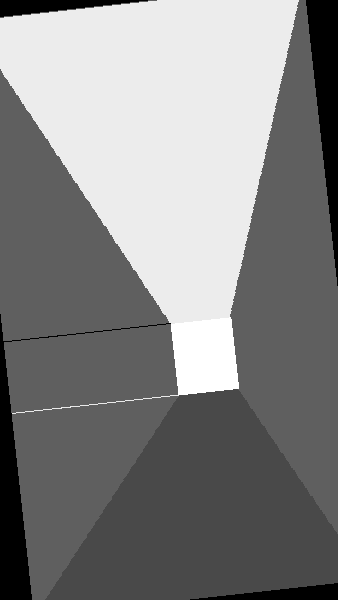
#> input picture data/best-predictions/out0001.png-best.png, 338 x 600 px, found by its file name
$ python main.py   (older library calls are emulated)
#> lines starting #> are read from the running program, lines starting #| are printed output that depends on the picture
import cv2
import numpy as np

def auto_canny(image, sigma=0.33):
	# compute the median of the single channel pixel intensities
	v = np.median(image)

	# apply automatic Canny edge detection using the computed median
	lower = int(max(0, (1.0 - sigma) * v))
	upper = int(min(255, (1.0 + sigma) * v))
	edged = cv2.Canny(image, lower, upper)

	return edged

	# return the edged image
	return edged
x = cv2.imread('data/out0001.png-best.png')
#> x is the input picture: shape (600, 338, 3); min 0, max 255, mean 131.9
x = cv2.cvtColor(x, cv2.COLOR_BGR2GRAY)
#> x: shape (600, 338)
x = cv2.medianBlur(x, 3)
x = 255-auto_canny(x)
#> in auto_canny, `v = np.median(image)`: v = 95
#> in auto_canny, `lower = int(max(0, (1.0 - sigma) * v))`: lower = 63
#> in auto_canny, `upper = int(min(255, (1.0 + sigma) * v))`: upper = 126
#> in auto_canny, `edged = cv2.Canny(image, lower, upper)`:
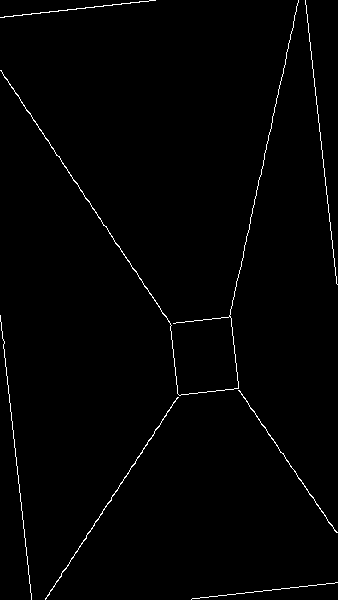
#> edged: shape (600, 338); 1.1% white in thin lines or dots
#> x: shape (600, 338); 98.9% white; black in thin lines or dots
cv2.imwrite('test1.png', x)
x = cv2.distanceTransform(x, cv2.cv.CV_DIST_L2, 3)
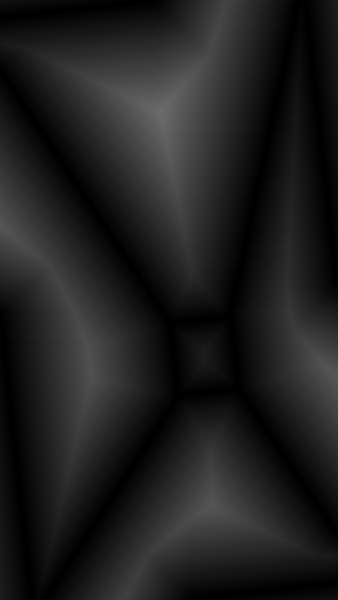
#> x: shape (600, 338) float32; min 0, max 108.1, mean 31.7
cv2.imwrite('test2.png', x)

$ run again, with data/best-predictions/out0002.png-best.png copied over data/best-predictions/out0001.png-best.png
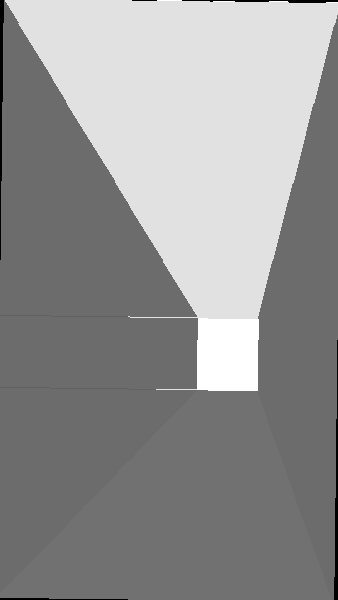
#> input picture data/best-predictions/out0002.png-best.png, 338 x 600 px, found by its file name
#> x is the input picture: shape (600, 338, 3); min 0, max 255, mean 147.6
#> v = 113
#> lower = 75
#> upper = 150
#> in auto_canny, `edged = cv2.Canny(image, lower, upper)`:
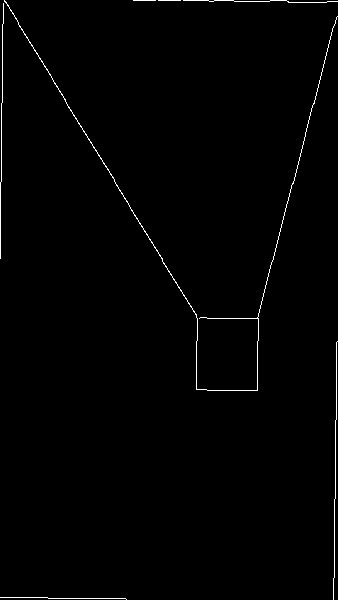
#> edged: shape (600, 338); 0.89% white in thin lines or dots
#> `x = cv2.distanceTransform(x, cv2.cv.CV_DIST_L2, 3)`:
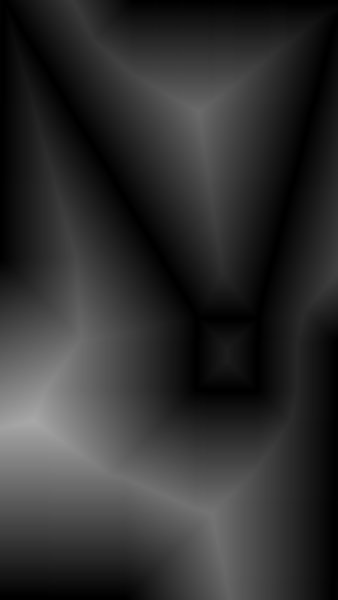
#> x: shape (600, 338) float32; min 0, max 168.4, mean 47.7

$ run again, with data/best-predictions/out0003.png-best.png copied over data/best-predictions/out0001.png-best.png
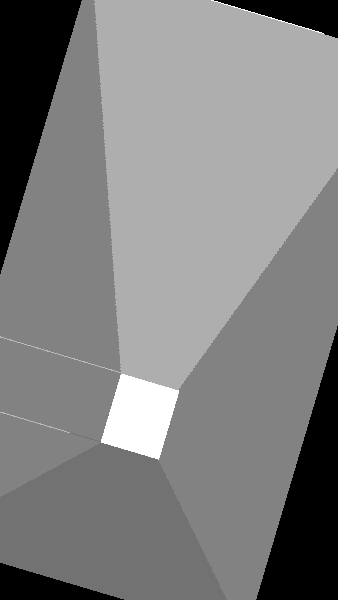
#> input picture data/best-predictions/out0003.png-best.png, 338 x 600 px, found by its file name
#> x is the input picture: shape (600, 338, 3); min 0, max 255, mean 128.4
#> v = 130
#> lower = 87
#> upper = 172
#> in auto_canny, `edged = cv2.Canny(image, lower, upper)`:
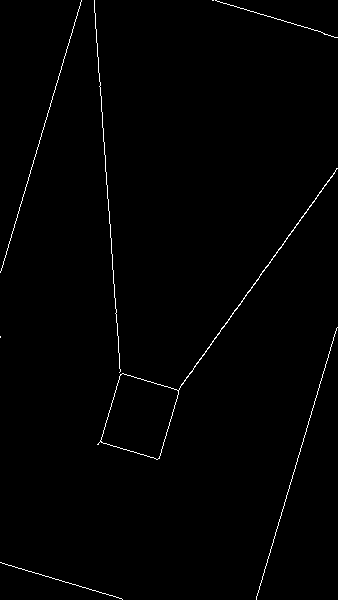
#> edged: shape (600, 338); 0.86% white in thin lines or dots
#> `x = cv2.distanceTransform(x, cv2.cv.CV_DIST_L2, 3)`:
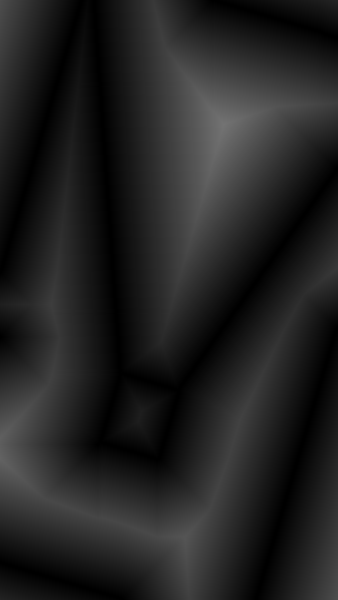
#> x: shape (600, 338) float32; min 0, max 115.6, mean 34.8

$ run again, with data/best-predictions/out0004.png-best.png copied over data/best-predictions/out0001.png-best.png
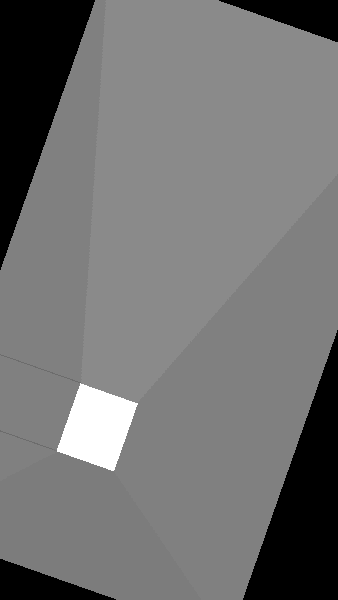
#> input picture data/best-predictions/out0004.png-best.png, 338 x 600 px, found by its file name
#> x is the input picture: shape (600, 338, 3); min 0, max 255, mean 114.5
#> v = 128
#> lower = 85
#> upper = 170
#> in auto_canny, `edged = cv2.Canny(image, lower, upper)`:
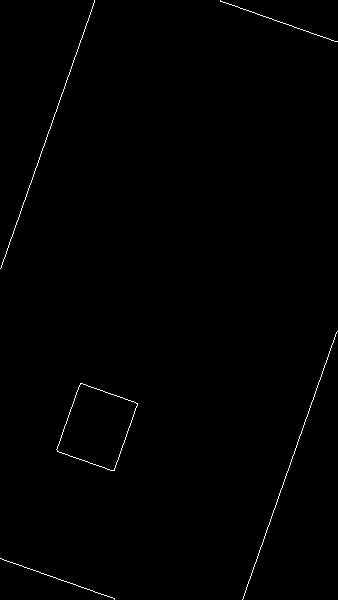
#> edged: shape (600, 338); 0.5% white in thin lines or dots
#> `x = cv2.distanceTransform(x, cv2.cv.CV_DIST_L2, 3)`:
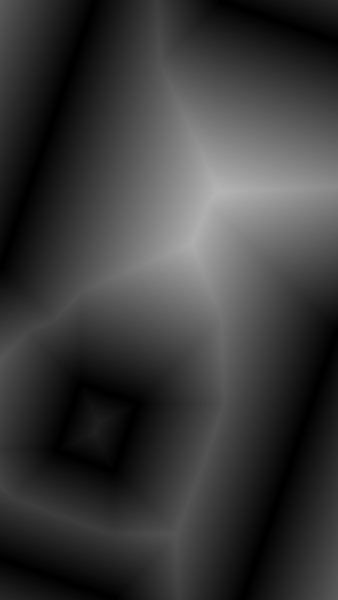
#> x: shape (600, 338) float32; min 0, max 182, mean 58.5
